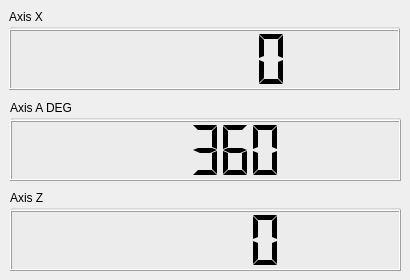
         <widget class="QWidget" name="tab_15">
          <attribute name="title">
           <string>Axis</string>
          </attribute>
          <widget class="QGroupBox" name="groupBox_16">
           <property name="geometry">
            <rect>
             <x>9</x>
             <y>9</y>
             <width>391</width>
             <height>81</height>
            </rect>
           </property>
           <property name="title">
            <string>Axis X</string>
           </property>
           <widget class="QLCDNumber" name="lcdNumber_9">
            <property name="geometry">
             <rect>
              <x>0</x>
              <y>20</y>
              <width>391</width>
              <height>61</height>
             </rect>
            </property>
            <property name="autoFillBackground">
             <bool>false</bool>
            </property>
            <property name="smallDecimalPoint">
             <bool>true</bool>
            </property>
            <property name="segmentStyle">
             <enum>QLCDNumber::Flat</enum>
            </property>
           </widget>
          </widget>
          <widget class="QGroupBox" name="groupBox_19">
           <property name="geometry">
            <rect>
             <x>10</x>
             <y>100</y>
             <width>391</width>
             <height>81</height>
            </rect>
           </property>
           <property name="title">
            <string>Axis A DEG</string>
           </property>
           <widget class="QLCDNumber" name="lcdNumber_12">
            <property name="geometry">
             <rect>
              <x>0</x>
              <y>20</y>
              <width>391</width>
              <height>61</height>
             </rect>
            </property>
            <property name="segmentStyle">
             <enum>QLCDNumber::Flat</enum>
            </property>
            <property name="value" stdset="0">
             <double>360.000000000000000</double>
            </property>
           </widget>
          </widget>
          <widget class="QGroupBox" name="groupBox_25">
           <property name="geometry">
            <rect>
             <x>10</x>
             <y>190</y>
             <width>391</width>
             <height>81</height>
            </rect>
           </property>
           <property name="title">
            <string>Axis Z</string>
           </property>
           <widget class="QLCDNumber" name="lcdNumber_15">
            <property name="geometry">
             <rect>
              <x>0</x>
              <y>20</y>
              <width>391</width>
              <height>61</height>
             </rect>
            </property>
            <property name="segmentStyle">
             <enum>QLCDNumber::Flat</enum>
            </property>
           </widget>
          </widget>
         </widget>
